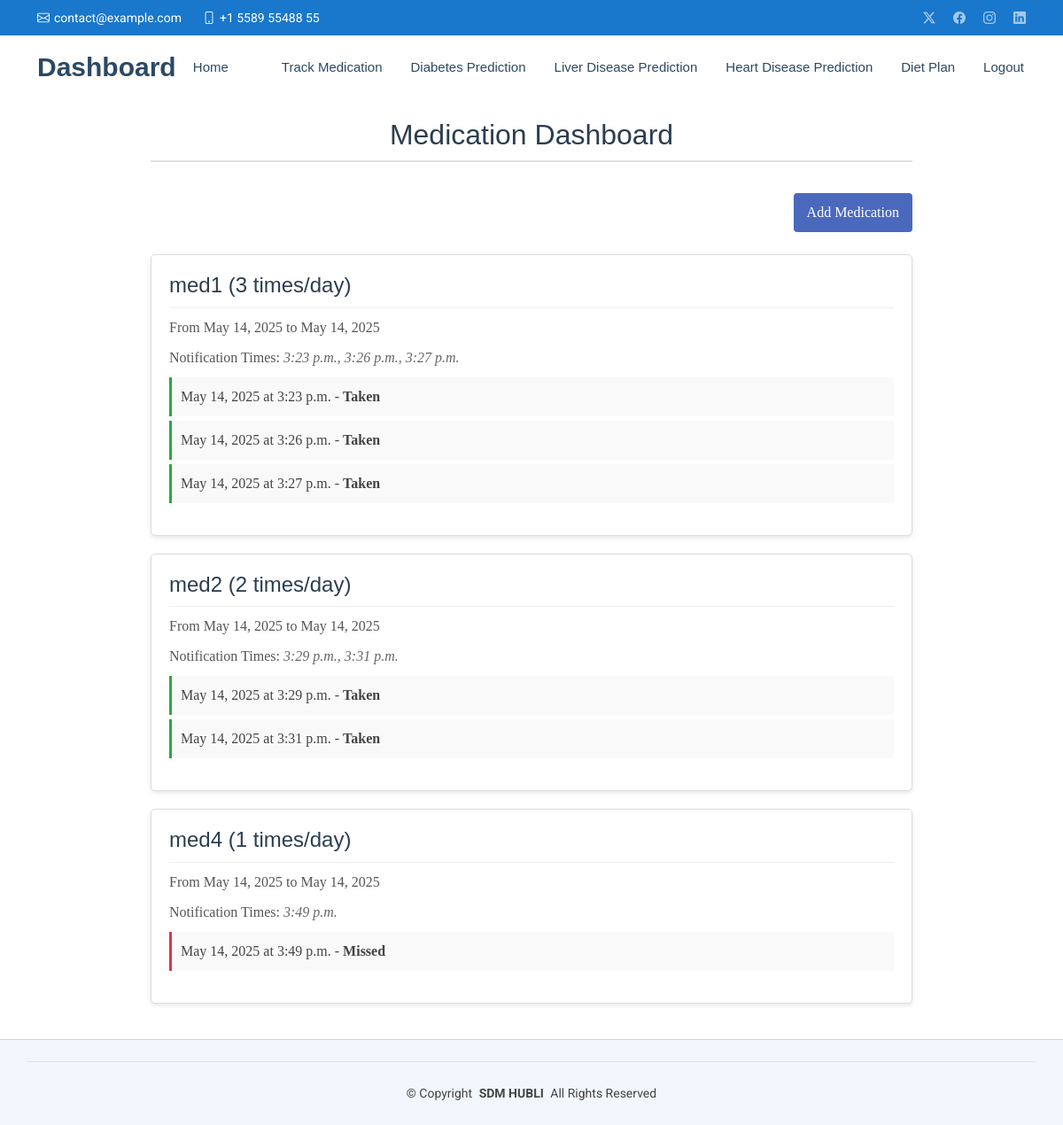
The app's page /dashboard/track_medication (signed in), older data.
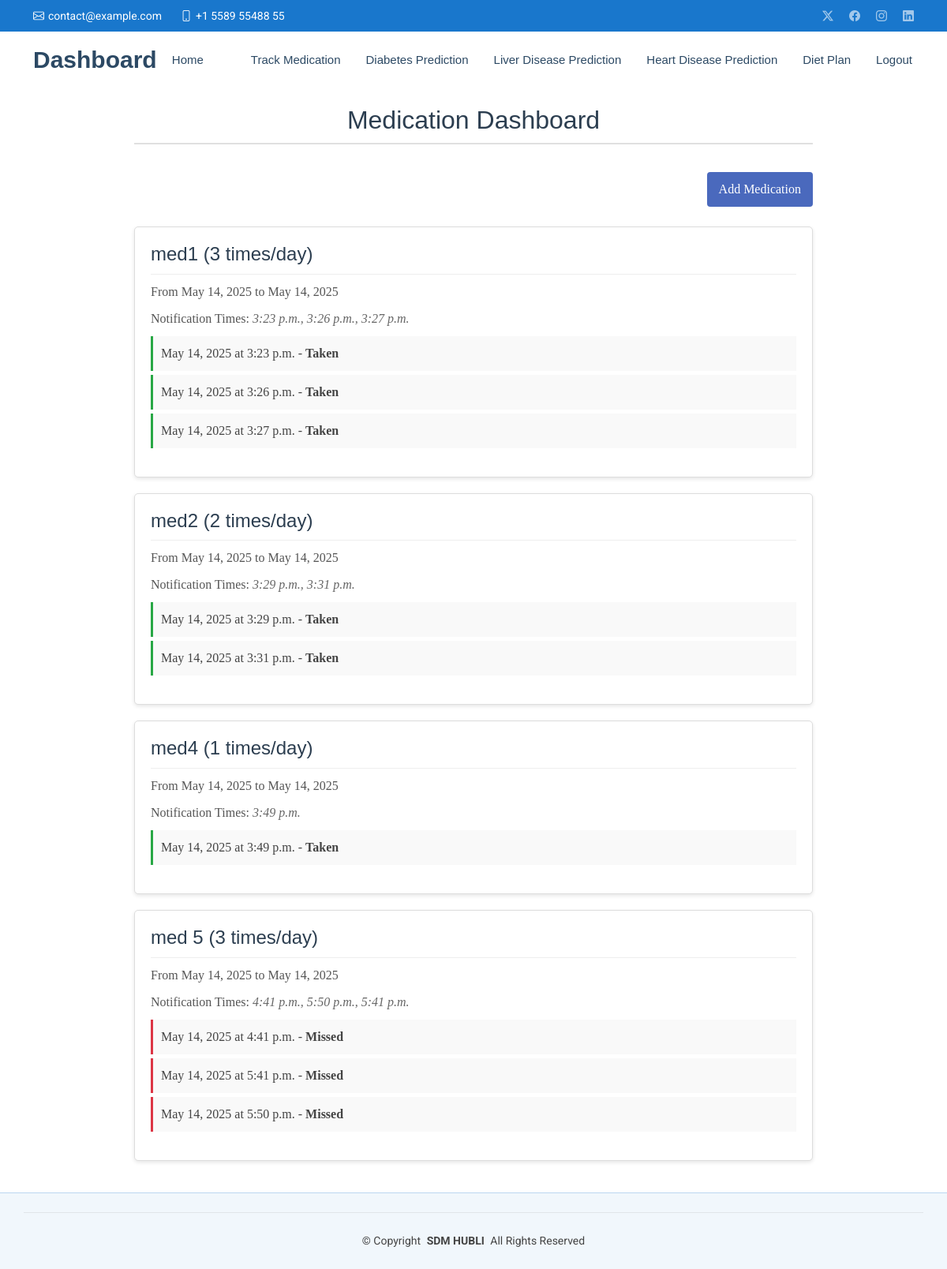
The same page, newer data.
### predictor/models.py (models this page shows, shortened)
class Medication(models.Model):
    user = models.ForeignKey(
        NewUser, on_delete=models.CASCADE, related_name="medications"
    )
    name = models.CharField(max_length=200)
    times_per_day = models.IntegerField(default=1)
    start_date = models.DateField()
    end_date = models.DateField()

class MedicationTime(models.Model):
    medication = models.ForeignKey(
        Medication, on_delete=models.CASCADE, related_name="times"
    )
    time = models.TimeField()

class MedicationLog(models.Model):
    STATUS_CHOICES = (
        ("taken", "Taken"),
        ("missed", "Missed"),
        ("pending", "Pending"),
    )
    medication = models.ForeignKey(
        Medication, on_delete=models.CASCADE, related_name="logs"
    )
    date = models.DateField()
    time_to_take = models.TimeField()
    status = models.CharField(max_length=10, choices=STATUS_CHOICES, default="pending")
    reminder_sent = models.BooleanField(default=False)  # Add this field

### predictor/views/views.py (the view, shortened to what this page needs)
# urls.py: path('dashboard/track_medication', views.dashboard_track_medication, name='dashboard_track_medication'),
@login_required
def dashboard_track_medication(request):
    user = request.user
    medications = Medication.objects.filter(user=user).prefetch_related(
        'times',
        Prefetch('logs', queryset=MedicationLog.objects.order_by('date', 'time_to_take'))
    )
    now = timezone.localtime()  # Timezone-aware current time
    for log in MedicationLog.objects.filter(status='pending'):
        log_datetime = timezone.make_aware(datetime.combine(log.date, log.time_to_take), timezone.get_current_timezone())
        if now > log_datetime + timedelta(hours=2):
            log.status = 'missed'
            log.save()
    today = now.date()
    return render(request, 'dashboardfiles/track_medication.html', {'medications': medications})

### predictor/context_processors.py (called while the page is built, shortened)
def medication_notifications(request):
    if not request.user.is_authenticated:
        return {'notifications': []}
    user = request.user
    now = timezone.localtime()  # Current time (timezone-aware)
    upcoming_notifications = []
    return {'notifications': upcoming_notifications}

### predictor/templates/dashboardfiles/track_medication.html (shortened to what this page needs)
{% extends "dashboardfiles/dashboard.html" %}
{% block content %}
<div class="medication-container">
    <h2 class="page-title">Medication Dashboard</h2>
    <div class="add-button-container">
        <button id="openMedicationFormBtn" class="btn btn-primary">Add Medication</button>
    </div>
    {% for med in medications %}
        <div class="medication-card">
            <h3 class="medication-title">{{ med.name }} ({{ med.times_per_day }} times/day)</h3>
            <p class="medication-info">From {{ med.start_date }} to {{ med.end_date }}</p>
            <p class="medication-info">
                Notification Times:
                <span class="times-list">
                {% for t in med.times.all %}
                    {{ t.time }}{% if not forloop.last %}, {% endif %}
                {% endfor %}
                </span>
            </p>
            <ul class="logs-list">
            {% for log in med.logs.all %}
                <li class="log-item log-{{ log.status }}">
                    {{ log.date }} at {{ log.time_to_take }} - <strong>{{ log.status|title }}</strong>
                </li>
            {% endfor %}
            </ul>
        </div>
    {% empty %}
        <div class="medication-card">
            <p class="medication-info">No medications found. Add your first medication using the button above.</p>
        </div>
    {% endfor %}
</div>
{% endblock %}

### predictor/templates/dashboardfiles/dashboard.html (shortened to what this page needs)
{% load static %}
<!DOCTYPE html>
<html lang="en">
<head>
  <link href="{% static 'vendor/bootstrap/css/bootstrap.min.css' %}" rel="stylesheet">
  <link href="{% static 'vendor/bootstrap-icons/bootstrap-icons.css' %}" rel="stylesheet">
  <link href="{% static 'vendor/aos/aos.css' %}" rel="stylesheet">
  <link href="{% static 'vendor/fontawesome-free/css/all.min.css' %}" rel="stylesheet">
  <link href="{% static 'vendor/glightbox/css/glightbox.min.css' %}" rel="stylesheet">
  <link href="{% static 'vendor/swiper/swiper-bundle.min.css' %}" rel="stylesheet">
  <link href="{% static 'css/main.css' %}" rel="stylesheet">
</head>
<body class="index-page">
  <header id="header" class="header sticky-top">
    <div class="topbar d-flex align-items-center">
      <div class="container d-flex justify-content-center justify-content-md-between">
        <div class="contact-info d-flex align-items-center">
          <i class="bi bi-envelope d-flex align-items-center"><a href="mailto:contact@example.com">contact@example.com</a></i>
          <i class="bi bi-phone d-flex align-items-center ms-4"><span>+1 5589 55488 55</span></i>
        </div>
        <div class="social-links d-none d-md-flex align-items-center">
          <a href="#" class="twitter"><i class="bi bi-twitter-x"></i></a>
          <a href="#" class="facebook"><i class="bi bi-facebook"></i></a>
          <a href="#" class="instagram"><i class="bi bi-instagram"></i></a>
          <a href="#" class="linkedin"><i class="bi bi-linkedin"></i></a>
        </div>
      </div>
    </div>
    <div class="branding d-flex align-items-center">
      <div class="container position-relative d-flex align-items-center justify-content-between">
        <a href class="logo d-flex align-items-center me-auto">
          <h1 class="sitename">Dashboard</h1>
        </a>
        <nav id="navmenu" class="navmenu">
          <ul>
            <li><a href="{% url 'home' %}">Home</a></li>
            {% if user.is_authenticated %}
            <li>
            <li><a href="{% url 'dashboard_track_medication' %}">Track Medication</a></li>
            <li><a href="{% url 'dashboard_diabetes_prediction' %}">Diabetes Prediction</a></li>
            <li><a href="{% url 'dashboard_liver_prediction' %}">Liver Disease Prediction</a></li>
            <li><a href="{% url 'dashboard_heart_prediction' %}">Heart Disease Prediction</a></li>
            <li><a href="{% url 'diet_plan' %}">Diet Plan</a></li>
            {% endif %}
            {% if user.is_authenticated %}
            <li><a href="/logout">Logout</a></li>
            {% else %}
            <li><a href="/login">Login</a></li>
            {% endif %}
          </ul>
        </nav>
      </div>
    </div>
  </header>
  <main class="main">
    {% block content %}
    {% endblock %}
  </main>
  <footer id="footer" class="footer light-background">
    <div class="container copyright text-center mt-4">
      <p>© <span>Copyright</span> <strong class="px-1 sitename">SDM HUBLI</strong> <span>All Rights Reserved</span></p>
    </div>
  </footer>
</body>
</html>

### static/css/main.css (style rules this page uses)
:root { --default-font: "Roboto", system-ui, -apple-system, "Segoe UI", Roboto, "Helvetica Neue", Arial, "Noto Sans", "Liberation Sans", sans-serif, "Apple Color Emoji", "Segoe UI Emoji", "Segoe UI Symbol", "Noto Color Emoji"; --heading-font: "Poppins", sans-serif; --nav-font: "Raleway", sans-serif; }
:root { --background-color: #ffffff; --default-color: #444444; --heading-color: #2c4964; --accent-color: #1977cc; --surface-color: #ffffff; --contrast-color: #ffffff; }
:root { --nav-color: #2c4964; --nav-hover-color: #1977cc; --nav-mobile-background-color: #ffffff; --nav-dropdown-background-color: #ffffff; --nav-dropdown-color: #2c4964; --nav-dropdown-hover-color: #1977cc; }
.light-background { --background-color: #f1f7fc; --surface-color: #ffffff; }
:root { scroll-behavior: smooth; }
body { color: var(--default-color); background-color: var(--background-color); font-family: var(--default-font); }
a { color: var(--accent-color); text-decoration: none; transition: 0.3s; }
h1, h2, h3, h4, h5, h6 { color: var(--heading-color); font-family: var(--heading-font); }
.header { color: var(--default-color); transition: all 0.5s; z-index: 997; background-color: var(--background-color); }
.header .topbar { background-color: var(--accent-color); height: 40px; padding: 0; font-size: 14px; transition: all 0.5s; }
.header .topbar .contact-info i { font-style: normal; color: var(--contrast-color); }
.header .topbar .contact-info i a, .header .topbar .contact-info i span { padding-left: 5px; color: var(--contrast-color); }
.header .topbar .contact-info i a { line-height: 0; transition: 0.3s; }
.header .topbar .social-links a { color: color-mix(in srgb, var(--contrast-color), transparent 40%); line-height: 0; transition: 0.3s; margin-left: 20px; }
.header .branding { min-height: 60px; padding: 10px 0; }
.header .logo { line-height: 1; }
.header .logo h1 { font-size: 30px; margin: 0; font-weight: 700; color: var(--heading-color); }
@media (max-width: 1200px) { .header .logo { order: 1; } }
@media (max-width: 1200px) { .header .navmenu { order: 3; } }
@media (min-width: 1200px) { .navmenu { padding: 0; } }
@media (min-width: 1200px) { .navmenu ul { margin: 0; padding: 0; display: flex; list-style: none; align-items: center; } }
@media (min-width: 1200px) { .navmenu li { position: relative; } }
@media (min-width: 1200px) { .navmenu>ul>li { white-space: nowrap; padding: 15px 14px; } }
@media (min-width: 1200px) { .navmenu>ul>li:last-child { padding-right: 0; } }
@media (min-width: 1200px) { .navmenu a, .navmenu a:focus { color: var(--nav-color); font-size: 15px; padding: 0 2px; font-family: var(--nav-font); font-weight: 400; display: flex; align-items: center; justify-content: space-between; white-space: nowrap; transition: 0.3s; position: relative; } }
@media (min-width: 1200px) { .navmenu>ul>li>a:before { content: ""; position: absolute; width: 100%; height: 2px; bottom: -6px; left: 0; background-color: var(--nav-hover-color); visibility: hidden; width: 0px; transition: all 0.3s ease-in-out 0s; } }
.footer { color: var(--default-color); background-color: var(--background-color); border-top: 1px solid color-mix(in srgb, var(--accent-color), transparent 75%); font-size: 14px; position: relative; }
.footer .copyright { padding-top: 25px; padding-bottom: 25px; border-top: 1px solid color-mix(in srgb, var(--default-color), transparent 90%); }
.footer .copyright p { margin-bottom: 0; }
.page-title { color: var(--default-color); background-color: var(--background-color); position: relative; }

Row changes from the older to the newer data that the page shows:
changed MedicationLog (number 6 of 9 on the later page): status "Missed" → "Taken"
added Medication: name "med 5", times_per_day "3", start_date "May 14, 2025", end_date "May 14, 2025"
added MedicationTime: time "4:41 p.m.", shown under "med 5"
added MedicationTime: time "5:50 p.m.", shown under "med 5"
added MedicationTime: time "5:41 p.m.", shown under "med 5"
added MedicationLog: date "May 14, 2025", time_to_take "4:41 p.m.", status "Missed", shown under "med 5"
added MedicationLog: date "May 14, 2025", time_to_take "5:41 p.m.", status "Missed", shown under "med 5"
added MedicationLog: date "May 14, 2025", time_to_take "5:50 p.m.", status "Missed", shown under "med 5"
